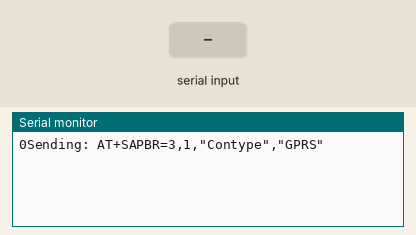
Simulated run of this sketch. Board: Arduino Uno, built with avr-gcc and run on an emulated ATmega328P. On the bench: the last lines printed to the serial monitor. The test bench sets the inputs (shaded band). The modem accepts every AT command (registered, SIM ready, sends succeed) and sends nothing else.

Above: at 2.2 s.
2.3 s: "1" received over the second serial link
At 3.7 s:
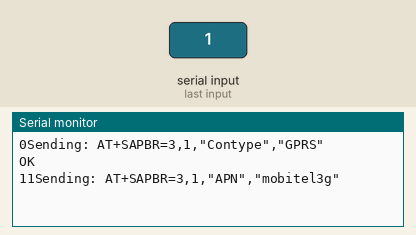
4.5 s: "0" received over the second serial link
At 6.5 s:
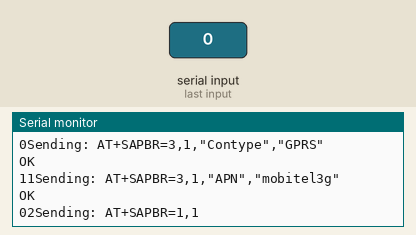
8.4 s: "2" received over the second serial link
At 10.4 s:
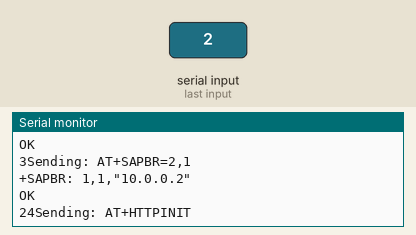
20.7 s: "1" received over the second serial link
At 22.2 s:
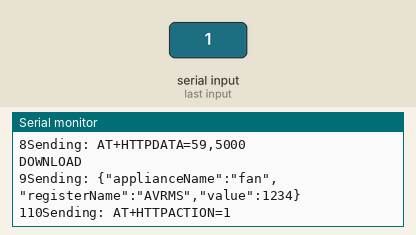

Measured:
- after the input at 2.3 s, the serial monitor: prints a new line after 0.74 s (image 1)
- after the input at 4.5 s, the serial monitor: prints a new line after 0.57 s (image 2)
- after the input at 8.4 s, the serial monitor: prints a new line after 0.73 s (image 3)
- after the input at 20.7 s, the serial monitor: prints a new line after 0.63 s (image 4)

The sketch:

gprs_post.ino
```cpp
#include <SoftwareSerial.h>

//Tx=9, Rx=10
SoftwareSerial mySerial(9, 10);
bool read;
String data = "{\"applianceName\":\"fan\",\"registerName\":\"AVRMS\",\"value\":1234}";
String httpData = String("AT+HTTPDATA=") + String(data.length()) + String(",5000");
String commands[] = {
    "AT+SAPBR=3,1,\"Contype\",\"GPRS\"",
    "AT+SAPBR=3,1,\"APN\",\"mobitel3g\"",
    "AT+SAPBR=1,1",
    "AT+SAPBR=2,1",
    "AT+HTTPINIT",
    "AT+HTTPPARA=\"CID\",1",
    "AT+HTTPPARA=\"URL\",\"http://drm.netne.net/\"",
    "AT+HTTPPARA=\"CONTENT\",\"application/json\"",
    httpData,
    data,
    "AT+HTTPACTION=1",
    "AT+HTTPREAD",
    "AT+HTTPTERM"
  };
int nextCmd = 0;
void setup() {
  mySerial.begin(9600);   // Setting the baud rate of GSM Module
  Serial.begin(9600);    // Setting the baud rate of Serial Monitor (Arduino)
  read = false;
  delay(1000);
}

void loop() {
  if(read){
    if (mySerial.available()>0) {
      Serial.write(mySerial.read());
      if(mySerial.available()<=0 && (sizeof(commands)/sizeof(String)) > nextCmd) {
        read = false;
      }
    }
  }else{
    Serial.print(nextCmd);
    Serial.println("Sending: " + commands[nextCmd]);
    mySerial.println(commands[nextCmd]);
    delay(2000);
    nextCmd++;
    read = true;
  }
}
```
